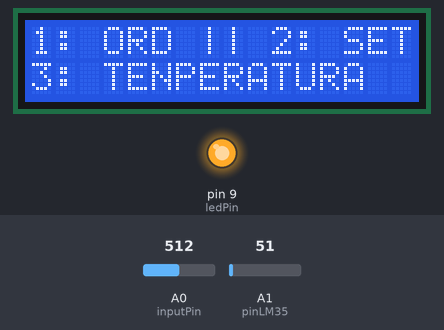
A sketch run on a simulated Arduino Uno, built with avr-gcc and run on an emulated ATmega328P. Shown: 16×2 character LCD, output pins drawn as LEDs (lit = HIGH). The test bench sets the inputs (shaded band); at power-on: A0 (inputPin) = 512, A1 (pinLM35) = 51.

Above: at 1.6 s.
1.7 s: A0 (inputPin) set to 480
4.2 s: A0 (inputPin) set to 456
At 7.1 s:
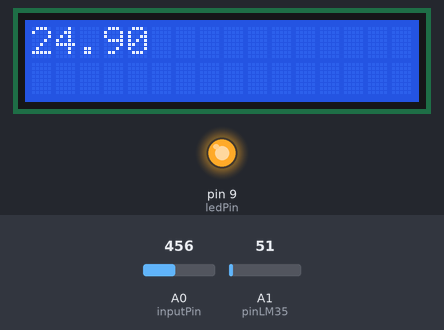
7.5 s: A0 (inputPin) set to 389
11.3 s: A0 (inputPin) set to 354
At 15.1 s:
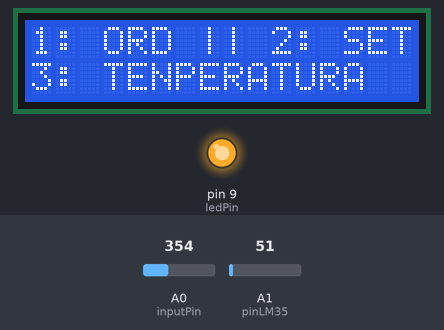
15.4 s: A0 (inputPin) set to 257
18.3 s: A0 (inputPin) set to 234
At 21.0 s:
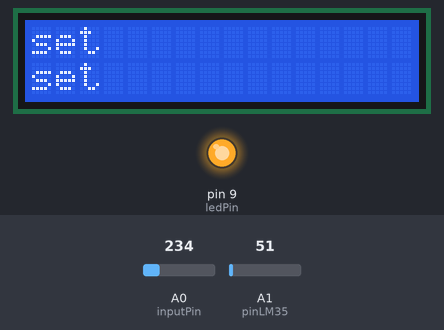
Timing chart, 0 to 22.5 s (numbered marks = the images above; inputs shaded):
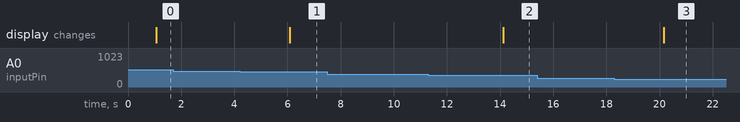

Measured:
- the behaviour switches between 470 and 469 on A0 (inputPin) (found by bisection; images 0 and 1)
- the behaviour switches between 371 and 370 on A0 (inputPin) (found by bisection; images 1 and 2)
- the behaviour switches between 250 and 249 on A0 (inputPin) (found by bisection; images 2 and 3)
- after the input at 1.7 s, every drawn part: stays the same
- after the input at 4.2 s, the display: changes after 1.9 s (image 1)
- after the input at 7.5 s, every drawn part: stays the same
- after the input at 11.3 s, the display: changes after 2.8 s (image 2)
- after the input at 15.4 s, every drawn part: stays the same
- after the input at 18.3 s, the display: changes after 1.8 s (image 3)

The sketch:

erlojuaADAN.ino
```cpp
#include <LiquidCrystal.h>

#include <Time.h>
#include <TimeLib.h>
LiquidCrystal lcd(7, 6, 5, 4, 3, 2);

// Define constants and variables
const int inputPin = A0;  // buttons array analog input
const int ledPin =  9;    // backlight control
uint16_t inputValue = 0;   // value read from buttons array
//uint8_t pwmValue = 0;      // value for lcd brightness
int hh = 0;
int mm = 0;
int ss = 0;
boolean pults1=false;
boolean pults2=false;
boolean pults3=false;
boolean pults4=false;


float tempC; // Variable para almacenar el valor obtenido del sensor (0 a 1023)
const int pinLM35 = A1; // Variable del pin de entrada del sensor (A0)

// Initialization
void setup()
{
  pinMode(ledPin, OUTPUT);
  digitalWrite(ledPin, HIGH);
  lcd.begin(16, 2);              // set up the LCD's number of columns and rows
  Serial.begin(9600);


}

// main loop
void loop()
{
  // check buttons status

  inputValue = analogRead(inputPin);
  if(inputValue < 100 && inputValue >= 0) inputValue = 1;
  else if(inputValue < 250 && inputValue > 150) inputValue = 2;
  else if(inputValue < 470 && inputValue > 370) inputValue = 3;
  else if(inputValue < 670 && inputValue > 570) inputValue = 4;
  else if(inputValue < 870 && inputValue > 770) inputValue = 5;
  else if(inputValue <= 1023 && inputValue > 950) inputValue = 0;

  // update display text

  time();
  menu0();


  if(inputValue == 0){
 // menu();  // Print a message on the LCD
    menu0();
  }

  if(inputValue == 1){ //erlojua
    lcd.clear();
    lcd.setCursor(0, 0);
    lcd.print(hh);
  }

  if(inputValue == 2){ //set erlojua
    lcd.clear();
    lcd.setCursor(0, 0);
    lcd.print("set");
    lcd.setCursor(0, 1);
    lcd.print("set");
  }

  if(inputValue == 3){ //tenperatura
  // Con analogRead leemos el sensor, recuerda que es un valor de 0 a 1023
  tempC = analogRead(pinLM35);

  // Calculamos la temperatura con la fórmula
  tempC = (5.0 * tempC * 100.0)/1024.0;
  lcd.clear();
  // Envia el dato al puerto serial
  lcd.print(tempC);
  // Salto de línea
  lcd.print("\n");

  // Esperamos un tiempo para repetir el loop
  delay(1000);
  }


}


void menu0(){
     lcd.setCursor(0, 0);
     lcd.print("1: ORD || 2: SET");
     lcd.setCursor(0, 1);
     lcd.print("3: TENPERATURA");}

/*
void menu()
{
    while (inputValue == 0){
    lcd.setCursor(0, 0);
    lcd.print("1: ORDUA || 2: SET CLK || 3: TENPERATURA");
    lcd.setCursor(0, 1);

    for (int positionCounter = 0; positionCounter < 36; positionCounter++) {
    // scroll one position left:
    lcd.scrollDisplayLeft();
    if(inputValue == 1 || inputValue == 2 || inputValue == 3){
        lcd.clear();
        break;}
    // wait a bit:
    delay(500);
    }
    if(inputValue == 1 || inputValue == 2 || inputValue == 3){
        lcd.clear();
        break;}
    }
}
*/

void time(){
if (ss=59){
  ss=0;
        if (mm=59){
          mm=0;
          ss=0;
                if (hh=23){
                  hh=0;
                  mm=0;
                  ss=0;
                  }
          hh++;
        }
  mm++;
}
ss++;
delay(1000);
}
```
